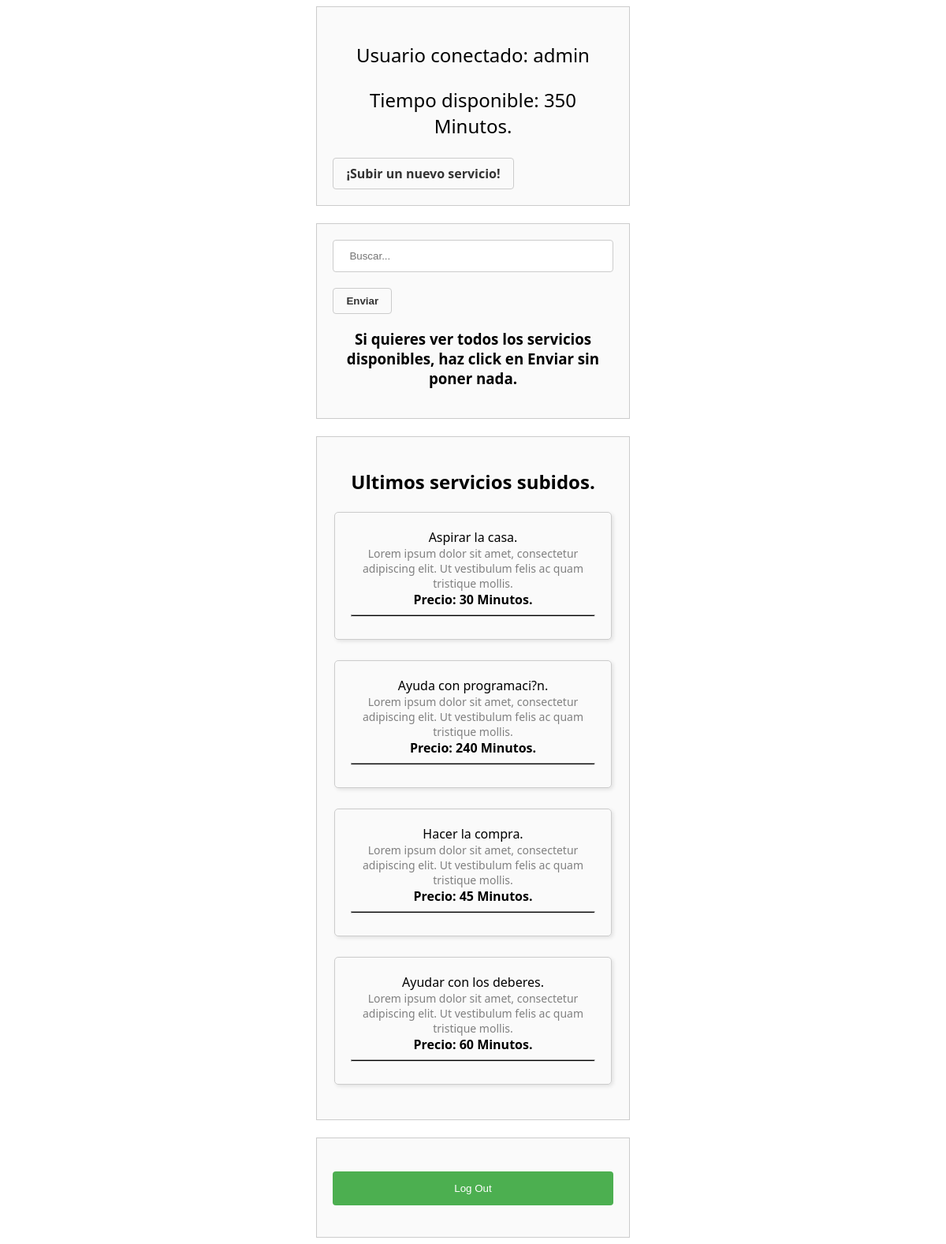
Page /Pagina_Principal.php (signed in) on the committed database.
### tables this page shows
CREATE TABLE `services` (
  `name` varchar(55) NOT NULL,
  `description` varchar(400) NOT NULL,
  `price` int(6) NOT NULL,
  `id_service` int(6) NOT NULL,
  `user_name` varchar(55) NOT NULL
);

### Pagina_Principal.php (the view, shortened to what this page needs)
<?php
$username = $_SESSION['current_user'];
$balance = $_SESSION['balance'];
?>
<!DOCTYPE html>
<html lang="es">
<head>
    <link href="estilo_pagina_principal.css" rel="stylesheet">
</head>
<body>
    <form>
        <div>
            <p>Usuario conectado:
                <?php
                echo $username;
                ?>
            </p>
            <p>Tiempo disponible:
                <?php echo $balance, ' Minutos.' ?>
            </p>
            <a href="post_Service.php">¡Subir un nuevo servicio!</a>
        </div>
    </form>
<br>
    <form action="buscador.php" method="get">
        <input type="text" name="search" placeholder="Buscar...">
        <button type="submit">Enviar</button>
        <h3>Si quieres ver todos los servicios disponibles, haz click en Enviar sin poner nada.</h3>
    </form>
<br>
    <form>
        <?php
        $hostname = "localhost";
        $username = "root";
        $password = "";
        $dbname = "bancodetiempo";
        $conn = new mysqli($hostname, $username, $password, $dbname);
        $sql = "SELECT * FROM services ORDER BY id_service DESC LIMIT 4";
        $result = mysqli_query($conn, $sql);
        echo '<center><h2>Ultimos servicios subidos.</h2></center>';
        if (mysqli_num_rows($result) > 0) {
            while ($row = mysqli_fetch_assoc($result)) {
                echo '<head>';
                echo '<link rel="stylesheet" href="estilo_pagina_principal.css">';
                echo '</head>';
                echo '<table align="center" class="card-table">';
                echo '<tr>';
                echo '<td class="card"';
                echo '<h1>' . $row['name'] . '</h1>';
                echo '<p>' . $row['description'] . '</p>';
                echo '<span>' . 'Precio: ' . $row['price'] . ' Minutos.' . '</span>';
                echo '<hr>';
                echo '</td>';
                echo '</tr>';
                echo '</table>';
                echo '<br>';
            }
        }
        ?>
    </form>
<br>
    <form action="logout.php" method="post">
        <br>
        <input type="submit" value="Log Out">
    </form>
</body>
</html>

### estilo_pagina_principal.css (style rules this page uses)
body { font-family: system-ui, -apple-system, BlinkMacSystemFont, 'Segoe UI', Roboto, Oxygen, Ubuntu, Cantarell, 'Open Sans', 'Helvetica Neue', sans-serif; }
h1, h4, h3 { text-align: center; }
hr { height: 1px; background-color: black; }
span { font-weight: bold; text-align: center; }
form { width: 30%; margin: 0 auto; padding: 20px; border: 1px solid #ccc; background-color: #fafafa; }
input[type="text"] { width: 100%; padding: 12px 20px; margin-bottom: 20px; box-sizing: border-box; border: 1px solid #ccc; border-radius: 4px; }
input[type="submit"] { width: 100%; background-color: #4caf50; color: white; padding: 14px 20px; margin-bottom: 20px; border: none; border-radius: 4px; cursor: pointer; }
a { display: inline-flex; padding: 8px 16px; border: 1px solid #ccc; border-radius: 4px; background-color: #fafafa; color: #333; text-decoration: none; font-weight: bold; }
button { display: inline-flex; padding: 8px 16px; border: 1px solid #ccc; border-radius: 4px; background-color: #fafafa; color: #333; text-decoration: none; font-weight: bold; }
p { text-align: center; font-size: x-large; font-family: system-ui, -apple-system, BlinkMacSystemFont, 'Segoe UI', Roboto, Oxygen, Ubuntu, Cantarell, 'Open Sans', 'Helvetica Neue', sans-serif; }
.card-table { display: flex; flex-wrap: wrap; margin: auto; }
.card { flex-basis: 33.33%; padding: 20px; border: 1px solid #ccc; border-radius: 5px; box-shadow: 2px 2px 5px rgba(0, 0, 0, 0.1); text-align: center; }
.card p { margin: 0; font-size: 14px; color: gray; }

### rows in the picture
services: name "Aspirar la casa.", description "Lorem ipsum dolor sit amet, consectetur adipiscing elit. Ut vestibulum felis ac quam tristique mollis.", price "30"
services: name "Ayuda con programaci?n.", description "Lorem ipsum dolor sit amet, consectetur adipiscing elit. Ut vestibulum felis ac quam tristique mollis.", price "240"
services: name "Hacer la compra.", description "Lorem ipsum dolor sit amet, consectetur adipiscing elit. Ut vestibulum felis ac quam tristique mollis.", price "45"
services: name "Ayudar con los deberes.", description "Lorem ipsum dolor sit amet, consectetur adipiscing elit. Ut vestibulum felis ac quam tristique mollis.", price "60"

### other values in the picture
$username "admin"
$balance "350"
